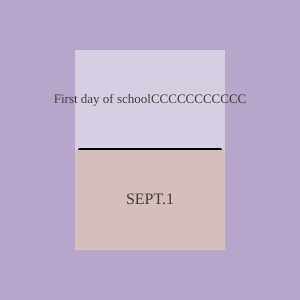
Frame 1 (no input)
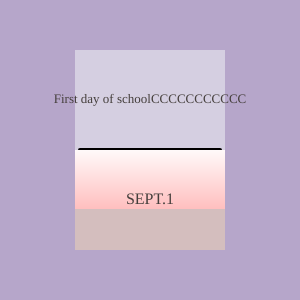
Frame 60 (no input)
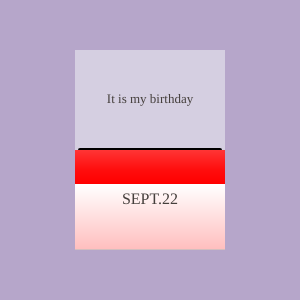
Frame 120 (the mouse pressed at the canvas centre since frame 60)

The p5.js sketch that drew these frames (run headless with seeded random() and noise() and a simulated clock; from frame 60 on, the mouse is pressed at the canvas centre):

// p5.js sketch
// ── sketch.js
/*refer to class: display string*/

let currentDateIndex = 0; // Index to track the current date
const dates = [
  "SEPT.1",
  "SEPT.22",
  "OCT.5",
  "NOV.15",
  "DEC.5"
]; // Array of dates to loop through

const messages = [
  "First day of schoolCCCCCCCCCCC",
  "It is my birthday",
  "Made my first video ever",
  "It is sunny out",
  "Hong Shao Rou for lunch XXXXXX"
]; // Messages corresponding to each date

let scratch; // p5.Image for pixel manipulation
let progress = 0; // Progress for animation

function setup() {
  createCanvas(300, 300); // Create a canvas of size 300x300
  frameRate(60); // Set a consistent frame rate

  // Initialize the scratch image
  scratch = createImage(150, 100); // Same size as the bottom half of the rectangle
  scratch.loadPixels();

  // Fill the scratch image with a starting color
  for (let i = 0; i < scratch.pixels.length; i += 4) {
    scratch.pixels[i] = 212;   // Red
    scratch.pixels[i + 1] = 190; // Green
    scratch.pixels[i + 2] = 190; // Blue
    scratch.pixels[i + 3] = 255; // Alpha (fully opaque)
  }
  scratch.updatePixels();
}

function draw() {
  background(182, 166, 202); // Set the background color

  rectMode(CENTER); // Set rectangle drawing mode to CENTER
  noStroke(); // Disable stroke for the rectangle
  fill(213, 207, 225); // Set the fill color for the rectangle
  rect(width / 2, height / 2, 150, 200); // Draw the rectangle centered on the canvas

  // Draw a horizontal line in the middle of the rectangle
  stroke(0); // Set the line color to black
  strokeWeight(4); // Set the line thickness
  line(width / 2 - 70, height / 2, width / 2 + 70, height / 2);

  // Display the message in the top part of the rectangle
  noStroke(); // Remove stroke for the text
  fill(69, 63, 60); // Set the text color to the specified color
  textAlign(CENTER, CENTER); // Align the text to center horizontally and vertically
  textSize(13); // Set the text size
  textFont("Georgia");
  text(messages[currentDateIndex % messages.length], width / 2, height / 2 - 50); // Position text in the top part

  // Animate the pixel-by-pixel color change in the scratch image, row by row
  scratch.loadPixels();
  const cols = 150; // Number of columns in the image
  const rows = 100; // Number of rows in the image
  const totalPixels = cols * rows;
  const pixelsToChange = Math.floor(progress * totalPixels); // Pixels to animate

  for (let y = 0; y < rows; y++) {
    for (let x = 0; x < cols; x++) {
      let i = 4 * (x + y * cols); // Calculate the index in the pixels array
      if (x + y * cols < pixelsToChange) {
        scratch.pixels[i] = 255;        // Red remains constant
        scratch.pixels[i + 1] = (scratch.pixels[i + 1] + 1) % 256; // Increment Green
        scratch.pixels[i + 2] = (scratch.pixels[i + 2] + 1) % 256; // Increment Blue
        scratch.pixels[i + 3] = 255;    // Alpha remains fully opaque
      }
    }
  }
  scratch.updatePixels();

  // Draw the scratch image in the bottom half of the rectangle
  imageMode(CENTER);
  image(scratch, width / 2, height / 2 + 50, 150, 100);

  // Update progress for animation
  progress += 0.01;
  if (progress >= 1) {
    // Reset progress and move to the next date and message
    progress = 0;
    currentDateIndex = (currentDateIndex + 1) % dates.length;
  }

  // Display the current date in the bottom part of the rectangle
  fill(69, 63, 60); // Set the text color to the specified color
  textAlign(CENTER, CENTER); // Align the text to center horizontally and vertically
  textSize(16); // Set the text size
  text(dates[currentDateIndex], width / 2, height / 2 + 50); // Position the text in the lower portion
}
